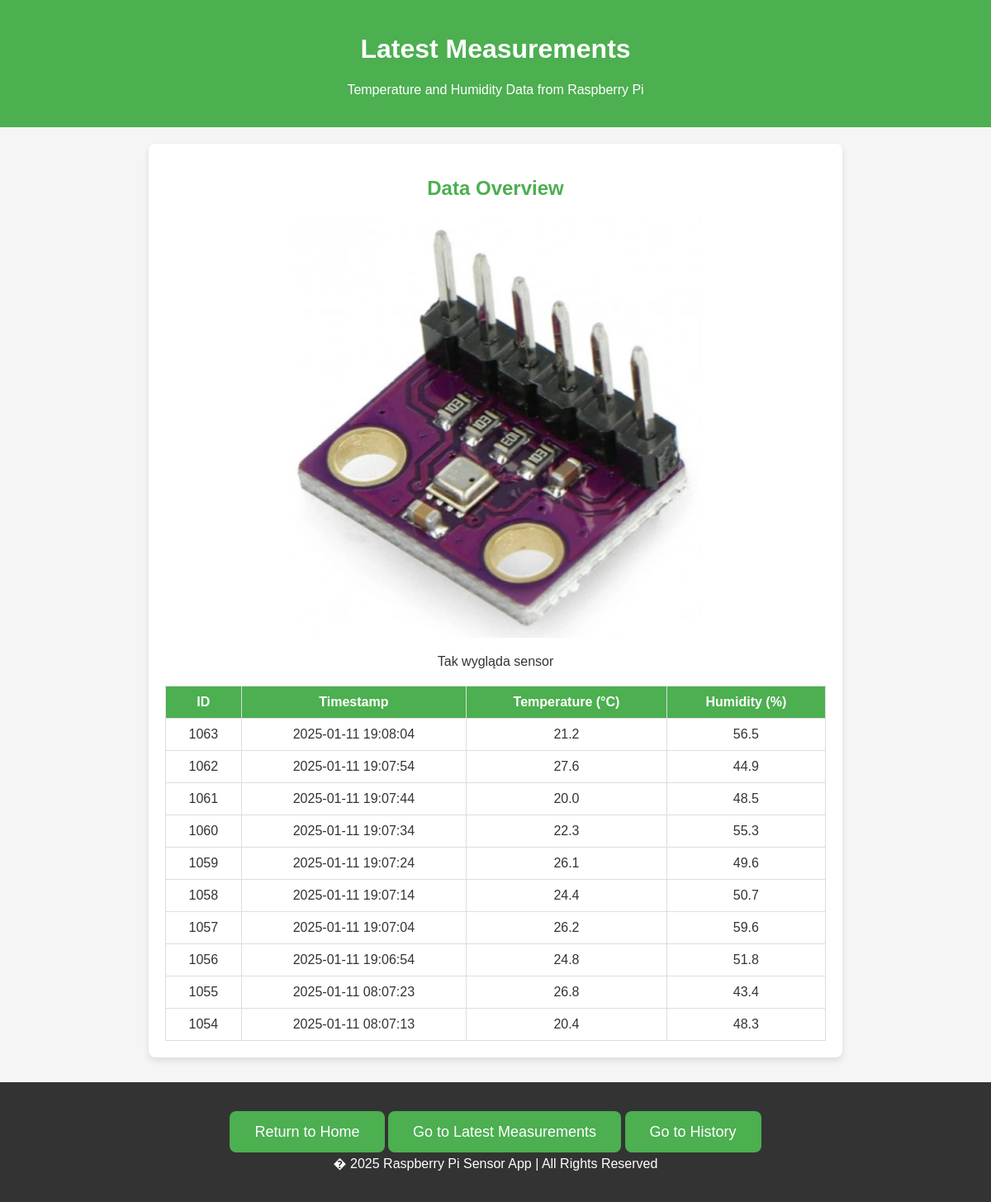
The app's page /measurements_page with its own data.
### tables this page shows
CREATE TABLE weather_control (
            id INTEGER PRIMARY KEY AUTOINCREMENT,
            timestamp DATETIME DEFAULT CURRENT_TIMESTAMP,
            temperature REAL,
            humidity REAL
        );

### app.py (the view)
@app.route('/measurements_page')
def measurements_page():
    conn = sqlite3.connect(db_path)
    cursor = conn.cursor()
    cursor.execute("""SELECT * FROM weather_control
                   ORDER BY timestamp DESC LIMIT 10""")
    measurements = cursor.fetchall()
    conn.close()
    return render_template('measurements.html', measurements=measurements)

### templates/measurements.html (shortened to what this page needs)
<!DOCTYPE html>
<html lang="en">
<head>
    <link rel="stylesheet" href="static/css/index.css">
</head>
<body>
    <header>
        <h1 class="welcome-msg">Latest Measurements</h1>
        <p>Temperature and Humidity Data from Raspberry Pi</p>
    </header>
    <div class="container">
        <h2>Data Overview</h2>
        <div class="image-container">
            <img src="static/images/weather.jpg" alt="Weather detector" class="resized-image">
            <p>Tak wygląda sensor</p>
        </div>
        <table>
            <thead>
                <tr>
                    <th>ID</th>
                    <th>Timestamp</th>
                    <th>Temperature (&deg;C)</th>
                    <th>Humidity (%)</th>
                </tr>
            </thead>
            <tbody>
                {% for measurement in measurements %}
                    <tr>
                        <td>{{ measurement[0] }}</td>
                        <td>{{ measurement[1] }}</td>
                        <td>{{ measurement[2] }}</td>
                        <td>{{ measurement[3] }}</td>
                    </tr>
                {% endfor %}
            </tbody>
        </table>
    </div>
    <footer>
        <div class="cta">
            <a href="/" class="button">Return to Home</a>
            <a href="/measurements_page" class="button">Go to Latest Measurements</a>
            <a href="/history_page" class="button">Go to History</a>
        </div>
        <p>� 2025 Raspberry Pi Sensor App | All Rights Reserved</p>
    </footer>
</body>
</html>

### static/css/index.css (style rules this page uses)
body { font-family: Arial, sans-serif; margin: 0; padding: 0; background: #f5f5f5; color: #333; }
header { background: #4CAF50; color: white; padding: 20px 0; text-align: center; }
h1, h2 { color: #4CAF50; text-align: center; }
table { width: 100%; border-collapse: collapse; margin-top: 20px; }
table, th, td { border: 1px solid #ddd; }
th, td { padding: 10px; text-align: center; }
th { background: #4CAF50; color: white; }
.cta { text-align: center; margin-top: 30px; }
.cta a { background: #4CAF50; color: white; text-decoration: none; padding: 15px 30px; border-radius: 8px; font-size: 18px; }
.welcome-msg { color: white; font-size: 2rem; font-weight: bold; }
.container { max-width: 800px; margin: 20px auto; padding: 20px; background: white; border-radius: 8px; box-shadow: 0 4px 8px rgba(0, 0, 0, 0.1); }
footer { text-align: center; padding: 20px 0; background: #333; color: white; margin-top: 30px; }
.image-container { text-align: center; }
.resized-image { width: 100%; max-width: 500px; height: auto; }

### records on screen
weather_control: id "1063", timestamp "2025-01-11 19:08:04", temperature "21.2", humidity "56.5"
weather_control: id "1062", timestamp "2025-01-11 19:07:54", temperature "27.6", humidity "44.9"
weather_control: id "1061", timestamp "2025-01-11 19:07:44", temperature "20.0", humidity "48.5"
weather_control: id "1060", timestamp "2025-01-11 19:07:34", temperature "22.3", humidity "55.3"
weather_control: id "1059", timestamp "2025-01-11 19:07:24", temperature "26.1", humidity "49.6"
weather_control: id "1058", timestamp "2025-01-11 19:07:14", temperature "24.4", humidity "50.7"
weather_control: id "1057", timestamp "2025-01-11 19:07:04", temperature "26.2", humidity "59.6"
weather_control: id "1056", timestamp "2025-01-11 19:06:54", temperature "24.8", humidity "51.8"
weather_control: id "1055", timestamp "2025-01-11 08:07:23", temperature "26.8", humidity "43.4"
weather_control: id "1054", timestamp "2025-01-11 08:07:13", temperature "20.4", humidity "48.3"
